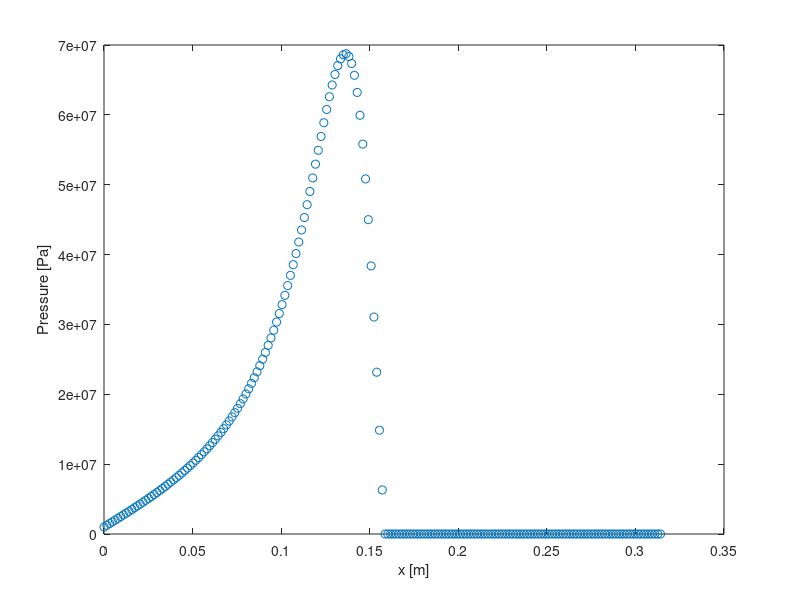

This chart was generated by the following MATLAB code:
%
%	Solves Reynolds equation under the following conditions:
%   - Isoviscous, Newtonian lubricant
%   - Infinitely wide bearing
%   - No cavitation algorithm (negative pressure may occur)
%   - In dimensional form (SI-units)
%   - Cartesian coordinates
%
%   Roland Larsson, LTU 2016-08-29
%   
%   Input data
%
R   =0.05;  % Bearing radius, m
L   =2*pi*R;% Bearing length, m
b   =L/2;   % Bearing width, m
eta =0.01;  % Viscosity, Pas
u   =1;     % sliding velocity, m/s
epsilon = 0.8;  % godtyckligt
%
%   Grid data
%
nx=200;     % Number of grid spacings (number of grid points = nx+1)
dx=L/nx;    % Grid size
clear x     
x=0:dx:L;   % Defines the position of grid points on x-axis
%
%   Define film thickness (3 alternative shapes)
%
teta=15e-5;  % Tilt angle (radians) for simple pad bearing
hmin=1e-5;  % Minimum value of film thickness
%   Single wedge
h = hmin.*(1-epsilon*cos(x./L*2*pi + pi));
%
%   Numerical solution of Reynolds equation by using the finite difference
%   method
%
%   Boundary conditions for pressure
%
p = zeros(nx+1,1);  % Set up the array with pressures
pinlet = 1e6;       % Boundary condition at the inlet end of the bearing
poutlet = 0;        % Boundary condition at the outlet end of the bearing
p(1)=pinlet;        % The inlet is in the first grid point, no. 1
p(nx+1)=poutlet;    % The outlet is in the last grid point, no. nx+1
%
%
%
%   Calculate the flow q
C1 = (poutlet - pinlet)*(hmin^3)/(12*eta*L);
q = -C1;
%   Define coefficient matrix A (tri-diagonal) based on Reynolds L.H.S.
%
ae=(h(3:nx+1).^3+h(2:nx).^3)/2/dx/dx;
aw=(h(1:nx-1).^3+h(2:nx).^3)/2/dx/dx;
ap=-ae-aw;
%
m=nx-1;
Ap=sparse(1:m,1:m,ap,m,m,m);
Aw=sparse(2:m   ,1:m-1 ,aw(2:m)   ,m,m,m-1);
Ae=sparse(1:m-1 ,2:m,   ae(1:m-1),m,m,m-1);
A=Ap+Aw+Ae;
%
%   Define R.H.S. vector based on the Couette term of Reynolds
%
rhs = 6*eta*u*(h(2:nx)-h(1:nx-1))/dx;   % Upwind discretisation
%   Compensate for pressure B.C.
rhs(1)=rhs(1)-aw(1)*pinlet;
rhs(m)=rhs(m)-ae(m)*poutlet;
%
%   Solve the system of equations
%
p(2:nx) = A\rhs';% Solves the equation of systems for the interior grid points
%
p=p.*(p>0);
%   Compute load carrying capacity (in N/m)
%
loadCapacity=sum(p)*dx
%
%	Plot
%
clf;
plot(x,p,'o')
xlabel('x [m]')
ylabel('Pressure [Pa]');






















































